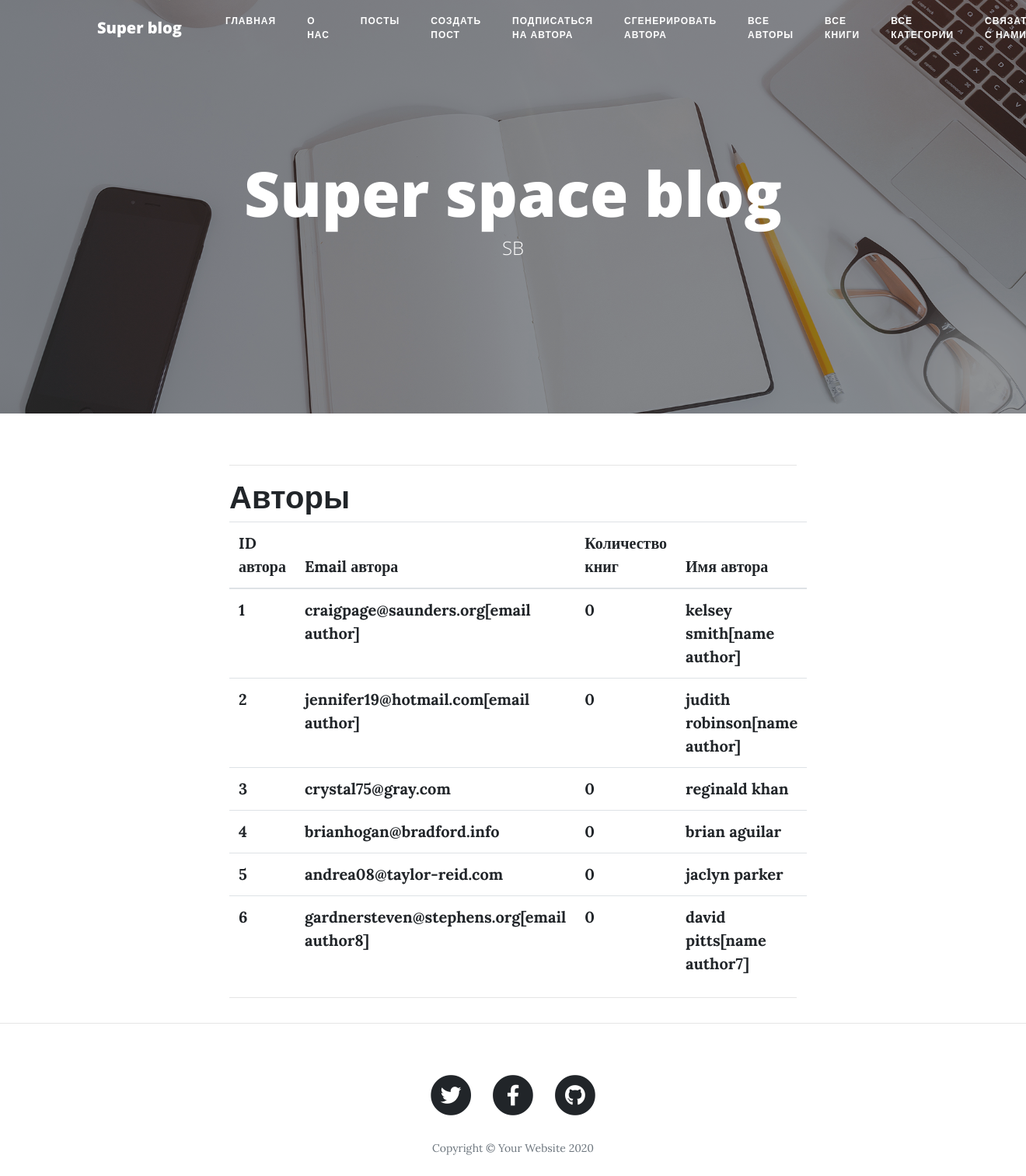
Page /authors/all/ on the earlier database version.
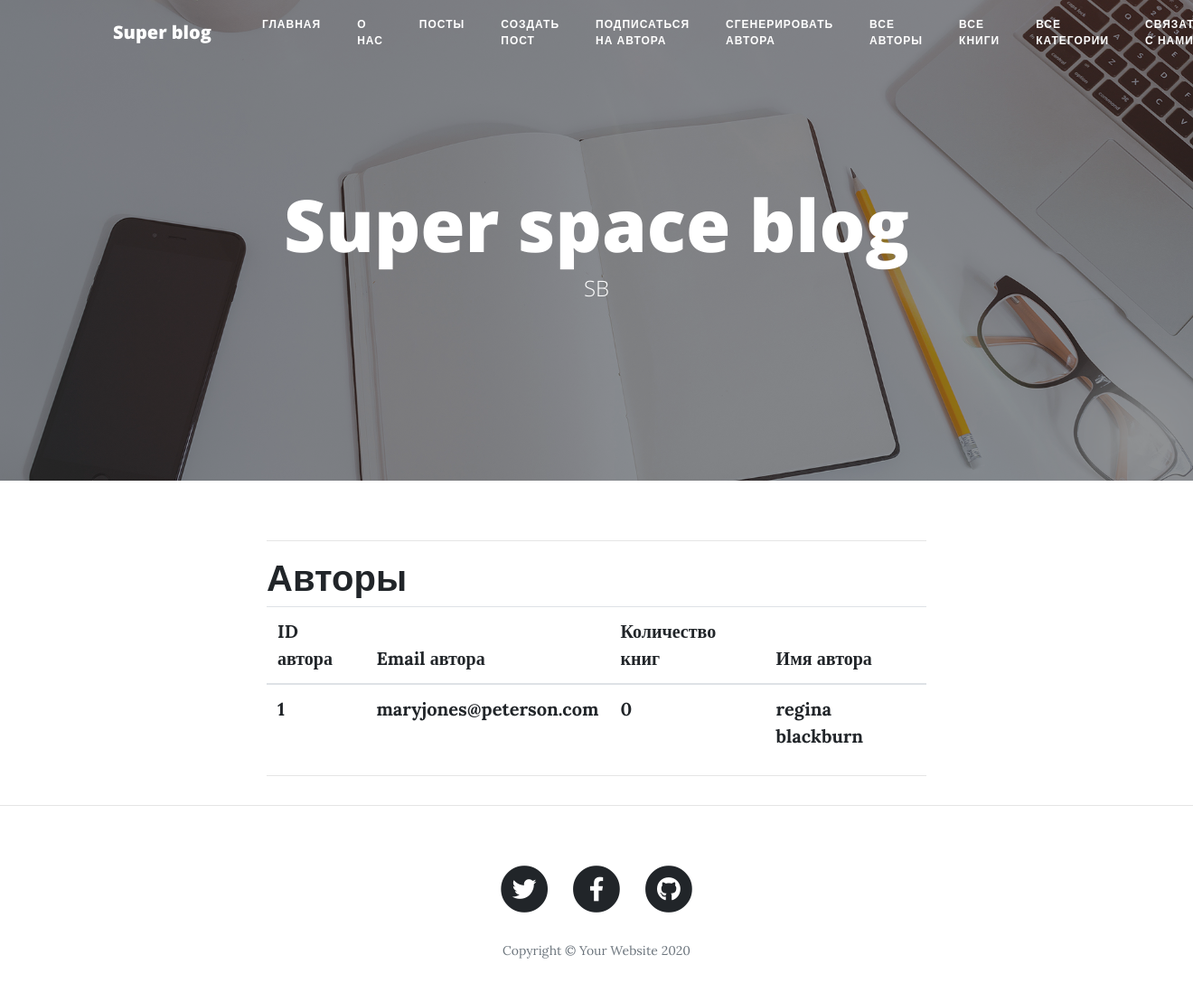
Same page on the later database version.
### main/models.py (models this page shows, shortened)
class Author(models.Model):
    class Meta:
        db_table = "tb_users"
        verbose_name_plural = "Авторы"
        verbose_name = "Автор"
    name = models.CharField("Имя автора", max_length=90)
    last_name = models.CharField("Фамилия автора", max_length=90, blank=True)
    email = models.EmailField("Почта автора", max_length=80)
    age = models.IntegerField(default=0)
    """Setup name and email fields types and lengths."""

### main/views.py (the view)
# urls.py: path('authors/all/', views.authors_all, name='authors_all'),
def authors_all(request):
    allauthors = Author.objects.all().prefetch_related("books")
    context = {"title": "Авторы", "authors": allauthors}
    return render(request, "main/authors_all.html", context)

### main/templates/main/authors_all.html (shortened to what this page needs)
{% extends "main/base.html" %}
{% block  content %}
    <h1>{{ title }}</h1>
    <div class="payload">
        <table class="table table-hover">
            <thead>
            <tr>
                <th scope="col"><span>ID автора</span></th>
                <th scope="col"><span>Email автора</th>
                <th scope="col"><span>Количество книг</th>
                <th scope="col"><span>Имя автора</th>
            </tr>
            </thead>
            <tbody>
            {% for author in authors %}
                <tr>
                    <th scope="row"><span>{{ author.id }}</span></th>
                    <th scope="row"><span>{{ author.email }}</span></th>
                    <th scope="row"><span>{{ author.books.count }}</span></th>
                    <th scope="row"><span>{{ author.name }}</span></th>
                </tr>
            {% endfor %}
            </tbody>
        </table>
    </div>
{% endblock %}

### main/templates/main/base.html (shortened to what this page needs)
<!DOCTYPE html>
<html lang="en">
<head>
{% load static %}
  <link href="{%  static "vendor/bootstrap/css/bootstrap.min.css"%}" rel="stylesheet">
  <link href="{%  static "vendor/fontawesome-free/css/all.min.css"%}" rel="stylesheet" type="text/css">
  <link href="{%  static "css/clean-blog.min.css"%}" rel="stylesheet">
</head>
<body>
  <nav class="navbar navbar-expand-lg navbar-light fixed-top" id="mainNav">
    <div class="container">
      <a class="navbar-brand" href="{% url "homepage" %}">Super blog</a>
      <div class="collapse navbar-collapse" id="navbarResponsive">
        <ul class="navbar-nav ml-auto">
          <li class="nav-item">
            <a class="nav-link" href="{% url "homepage" %}">Главная</a>
          </li>
          <li class="nav-item">
            <a class="nav-link" href="{% url "about" %}">О нас</a>
          </li>
          <li class="nav-item">
            <a class="nav-link" href="{% url "posts_list" %}">Посты</a>
          </li>
          <li class="nav-item">
            <a class="nav-link" href="{% url "post_create" %}">Создать пост</a>
          </li>
            <li class="nav-item">
            <a class="nav-link" href="{% url "subscribers_new" %}">Подписаться на автора</a>
          </li>
            <li class="nav-item">
            <a class="nav-link" href="{% url "authors_new" %}">Сгенерировать автора</a>
          </li>
            <li class="nav-item">
            <a class="nav-link" href="{% url "authors_all" %}">Все авторы</a>
          </li>
            <li class="nav-item">
            <a class="nav-link" href="{% url "books_all" %}">Все книги</a>
          </li>
            <li class="nav-item">
            <a class="nav-link" href="{% url "category_all" %}">Все категории</a>
          </li>
            <li class="nav-item">
            <a class="nav-link" href="{% url "contact-us-create" %}">Связаться с нами</a>
          </li>
        </ul>
      </div>
    </div>
  </nav>
  <header class="masthead" style="background-image: url( {% static 'img/home-bg.jpg'%})">
    <div class="overlay"></div>
    <div class="container">
      <div class="row">
        <div class="col-lg-8 col-md-10 mx-auto">
          <div class="site-heading">
            <h1>Super space blog</h1>
            <span class="subheading">SB</span>
          </div>
        </div>
      </div>
    </div>
  </header>
  <div class="container">
    <div class="row">
      <div class="col-lg-8 col-md-10 mx-auto">
        <hr>
        {% block content %}{% endblock %}
        <hr>
      </div>
    </div>
  </div>
  <hr>
  <footer>
    <div class="container">
      <div class="row">
        <div class="col-lg-8 col-md-10 mx-auto">
          <ul class="list-inline text-center">
            <li class="list-inline-item">
              <a href="#">
                <span class="fa-stack fa-lg">
                  <i class="fas fa-circle fa-stack-2x"></i>
                  <i class="fab fa-twitter fa-stack-1x fa-inverse"></i>
                </span>
              </a>
            </li>
            <li class="list-inline-item">
              <a href="#">
                <span class="fa-stack fa-lg">
                  <i class="fas fa-circle fa-stack-2x"></i>
                  <i class="fab fa-facebook-f fa-stack-1x fa-inverse"></i>
                </span>
              </a>
            </li>
            <li class="list-inline-item">
              <a href="#">
                <span class="fa-stack fa-lg">
                  <i class="fas fa-circle fa-stack-2x"></i>
                  <i class="fab fa-github fa-stack-1x fa-inverse"></i>
                </span>
              </a>
            </li>
          </ul>
          <p class="copyright text-muted">Copyright &copy; Your Website 2020</p>
        </div>
      </div>
    </div>
  </footer>
</body>
</html>

Differences in the rows shown:
removed Author: id "2", email "jennifer19@hotmail.com[email author]", books.count "0", name "judith robinson[name author]"
removed Author: id "3", email "crystal75@gray.com", books.count "0", name "reginald khan"
removed Author: id "4", email "brianhogan@bradford.info", books.count "0", name "brian aguilar"
removed Author: id "5", email "andrea08@taylor-reid.com", books.count "0", name "jaclyn parker"
removed Author: id "6", email "gardnersteven@stephens.org[email author8]", books.count "0", name "david pitts[name author7]"
changed Author id 1: email "craigpage@saunders.org[email author]" → "maryjones@peterson.com"; name "kelsey smith[name author]" → "regina blackburn"
